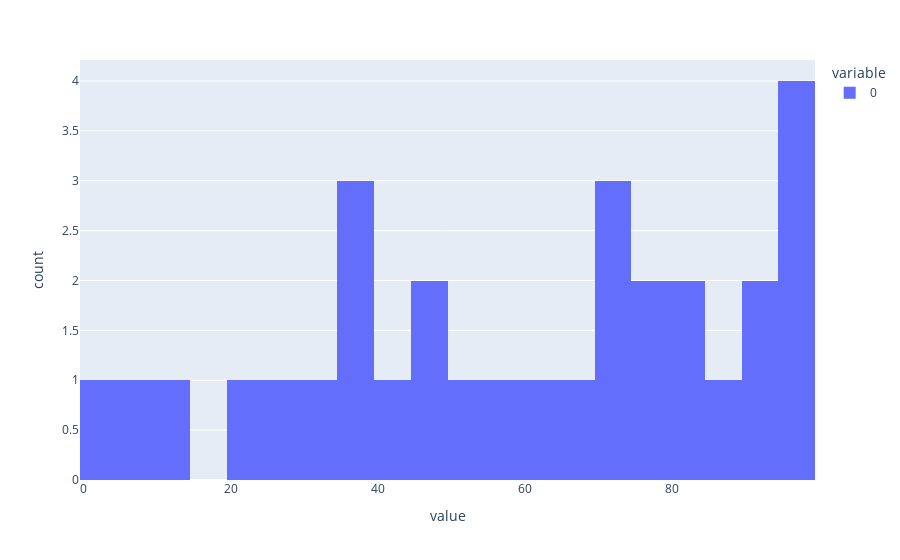

Notebook code cell kept with this figure:
### Code cell
px.histogram(physics, nbins=25)

### Figure 1 — Plotly figure (JSON) as saved in the notebook; plotly's stock layout.template omitted (floating-point values rounded to 4 significant figures)
{"data": [{"alignmentgroup": "True", "bingroup": "x", "hovertemplate": "variable=0<br>value=%{x}<br>count=%{y}<extra></extra>", "legendgroup": "0", "marker": {"color": "#636efa", "pattern": {"shape": ""}}, "name": "0", "nbinsx": 25, "offsetgroup": "0", "orientation": "v", "showlegend": true, "type": "histogram", "x": [93, 96, 51, 48, 75, 59, 81, 81, 63, 14, 78, 96, 65, 47, 95, 21, 72, 73, 85, 43, 37, 91, 5, 39, 27, 97, 4, 32, 38, 71], "xaxis": "x", "yaxis": "y"}], "layout": {"barmode": "relative", "legend": {"title": {"text": "variable"}, "tracegroupgap": 0}, "margin": {"t": 60}, "xaxis": {"anchor": "y", "domain": [0, 1], "title": {"text": "value"}}, "yaxis": {"anchor": "x", "domain": [0, 1], "title": {"text": "count"}}}}
